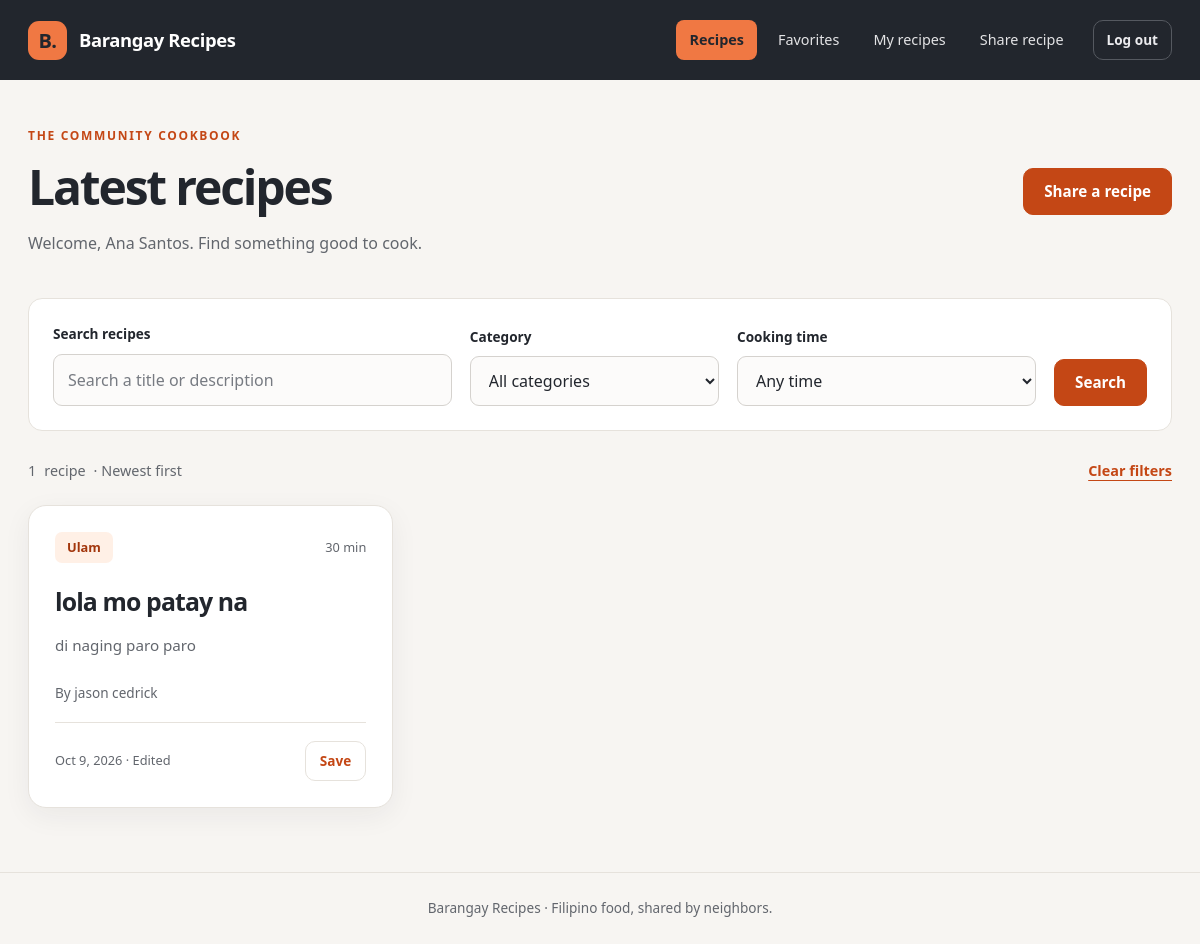
/index.php (signed in), run on the app's committed database.
### tables this page shows
CREATE TABLE `recipes` (
  `id` int(10) UNSIGNED NOT NULL,
  `user_id` int(10) UNSIGNED NOT NULL,
  `category_id` int(10) UNSIGNED NOT NULL,
  `title` varchar(100) NOT NULL,
  `description` varchar(300) NOT NULL,
  `steps` text NOT NULL,
  `cook_minutes` smallint(5) UNSIGNED NOT NULL CHECK (`cook_minutes` between 1 and 1440),
  `created_at` timestamp NOT NULL DEFAULT current_timestamp(),
  `updated_at` timestamp NULL DEFAULT NULL
);

CREATE TABLE `categories` (
  `id` int(10) UNSIGNED NOT NULL,
  `name` varchar(60) NOT NULL
);

CREATE TABLE `users` (
  `id` int(10) UNSIGNED NOT NULL,
  `name` varchar(60) NOT NULL,
  `email` varchar(190) NOT NULL,
  `password_hash` varchar(255) NOT NULL,
  `created_at` timestamp NOT NULL DEFAULT current_timestamp()
);

### includes/functions.php (called while the page is built, shortened)
<?php
require_once __DIR__ . '/../config/database.php';
require_once __DIR__ . '/../classes/Recipe.php';
function e($value)
{
    return htmlspecialchars((string) $value, ENT_QUOTES | ENT_SUBSTITUTE, 'UTF-8');
}
function text($data, $key)
{
    return isset($data[$key]) && is_string($data[$key]) ? trim($data[$key]) : '';
}
function id($value)
{
    return (int) (filter_var($value, FILTER_VALIDATE_INT, ['options' => ['min_range' => 1]]) ?: 0);
}
function postedDate($value)
{
    $date = new DateTime($value, new DateTimeZone('UTC'));
    $date->setTimezone(new DateTimeZone('Asia/Manila'));
    return $date->format('M j, Y');
}

### classes/Recipe.php (called while the page is built, shortened)
<?php
class Recipe
{
    private $db;
    public function __construct($pdo)
    {
        $this->db = $pdo;
    }
    public function all($userId, $search, $category, $minutes, $view)
    {
        $sql = 'SELECT r.*, u.name AS author, c.name AS category,
                EXISTS(SELECT 1 FROM favorites f
                       WHERE f.recipe_id = r.id AND f.user_id = ?) AS saved
                FROM recipes r
                JOIN users u ON r.user_id = u.id
                JOIN categories c ON r.category_id = c.id
                WHERE 1 = 1';
        $values = [$userId];
        $sql .= ' ORDER BY r.created_at DESC, r.id DESC';
        $statement = $this->db->prepare($sql);
        $statement->execute($values);
        return $statement->fetchAll();
    }
}

### index.php (the view, shortened to what this page needs)
<?php
require 'includes/functions.php';
$recipeModel = new Recipe($pdo);
$search = mb_substr(text($_GET, 'search'), 0, 100);
$category = id($_GET['category'] ?? 0);
$minutes = id($_GET['minutes'] ?? 0);
if (!in_array($minutes, [15, 30, 60], true)) {
    $minutes = 0;
}
$view = text($_GET, 'view');
if (!in_array($view, ['all', 'mine', 'favorites'], true)) {
    $view = 'all';
}
$recipes = $recipeModel->all(
    (int) $_SESSION['user_id'],
    $search,
    $category,
    $minutes,
    $view
);
$titles = [
    'all' => 'Latest recipes',
    'mine' => 'My recipes',
    'favorites' => 'My favorites'
];
$pageTitle = $titles[$view];
require 'includes/header.php';
?>
<section aria-labelledby="recipes-title">
    <header class="page-heading">
        <div>
            <span class="eyebrow">THE COMMUNITY COOKBOOK</span>
            <h1 id="recipes-title"><?= e($pageTitle) ?></h1>
            <p>
                Welcome, <?= e($_SESSION['name']) ?>.
                Find something good to cook.
            </p>
        </div>
        <a class="button" href="recipe_form.php">Share a recipe</a>
    </header>
    <form method="get" class="panel filters" role="search">
        <div>
            <label for="search">Search recipes</label>
            <input
                id="search"
                name="search"
                type="search"
                maxlength="100"
                placeholder="Search a title or description"
                value="<?= e($search) ?>"
            >
        </div>
        <div>
            <label for="category">Category</label>
            <select id="category" name="category">
                <option value="">All categories</option>
            </select>
        </div>
        <div>
            <label for="minutes">Cooking time</label>
            <select id="minutes" name="minutes">
                <option value="">Any time</option>
            </select>
        </div>
        <button type="submit">Search</button>
    </form>
    <p class="result-info">
        <span id="recipe-count"><?= count($recipes) ?></span>
        <span id="recipe-word">
            <?= count($recipes) === 1 ? 'recipe' : 'recipes' ?>
        </span>
        · Newest first
        <a href="index.php?view=<?= e($view) ?>">Clear filters</a>
    </p>
    <div class="recipe-grid" data-view="<?= e($view) ?>">
        <?php foreach ($recipes as $recipe): ?>
            <article class="panel recipe-card">
                <header>
                    <div class="card-top">
                        <p class="category-tag">
                            <?= e($recipe['category']) ?>
                        </p>
                        <span class="cook-time">
                            <?= (int) $recipe['cook_minutes'] ?> min
                        </span>
                    </div>
                    <h2>
                        <a href="recipe.php?id=<?= (int) $recipe['id'] ?>">
                            <?= e($recipe['title']) ?>
                        </a>
                    </h2>
                </header>
                <p class="recipe-description">
                    <?= e($recipe['description']) ?>
                </p>
                <p class="meta">
                    By <?= e($recipe['author']) ?>
                </p>
                <footer class="card-footer">
                    <p class="meta">
                        <time datetime="<?= e(
                            str_replace(' ', 'T', $recipe['created_at']) . 'Z'
                        ) ?>">
                            <?= e(postedDate($recipe['created_at'])) ?>
                        </time>
                        <?php if ($recipe['updated_at']): ?>
                            <span> · Edited</span>
                        <?php endif; ?>
                    </p>
                    <button
                        type="button"
                        class="favorite-button"
                        data-id="<?= (int) $recipe['id'] ?>"
                        data-saved="<?= (int) $recipe['saved'] ?>"
                        aria-pressed="<?= $recipe['saved'] ? 'true' : 'false' ?>"
                        aria-label="<?= e(
                            ($recipe['saved'] ? 'Unsave ' : 'Save ')
                            . $recipe['title']
                        ) ?>"
                        data-title="<?= e($recipe['title']) ?>"
                    >
                        <?= $recipe['saved'] ? 'Saved' : 'Save' ?>
                    </button>
                </footer>
            </article>
        <?php endforeach; ?>
    </div>
</section>
<?php require 'includes/footer.php'; ?>

### assets/style.css (style rules this page uses)
:root { --accent: #c44715; --accent-dark: #a3360c; --accent-light: #fff0e6; --background: #f7f5f2; --surface: #ffffff; --text: #22262d; --muted: #62666d; --border: #e6e2dc; --shadow: 0 8px 28px rgba(34, 38, 45, .06); }
* { box-sizing: border-box; }
body { margin: 0; background: var(--background); color: var(--text); font: 16px/1.65 "Segoe UI", Arial, sans-serif; }
a { color: var(--accent); text-underline-offset: 4px; }
h1, h2, h3 { line-height: 1.2; overflow-wrap: anywhere; }
h1 { font-size: clamp(2rem, 4vw, 3.25rem); letter-spacing: -.045em; margin: 0 0 14px; }
h2 { font-size: 1.5rem; letter-spacing: -.025em; margin-top: 0; }
p { margin-top: 0; overflow-wrap: anywhere; }
button, input, textarea, select { font: inherit; }
button, .button { display: inline-flex; align-items: center; justify-content: center; min-height: 46px; padding: 10px 20px; border: 1px solid var(--accent); border-radius: 10px; background: var(--accent); color: white; font-size: .95rem; font-weight: 600; text-decoration: none; cursor: pointer; transition: background .18s, transform .18s, box-shadow .18s; }
.secondary, .favorite-button { background: white; border-color: var(--border); color: var(--accent); }
.page-heading { display: flex; justify-content: space-between; align-items: center; gap: 24px; margin-bottom: 30px; padding: 6px 0 12px; }
.page-heading p { margin: 0; color: var(--muted); }
.eyebrow { display: block; font-size: .75rem; font-weight: 700; letter-spacing: .14em; color: var(--accent); margin-bottom: 12px; }
.panel { background: var(--surface); border: 1px solid var(--border); border-radius: 18px; padding: 28px; box-shadow: var(--shadow); }
label { display: block; font-weight: 600; font-size: .9rem; margin-bottom: 8px; }
input, textarea, select { display: block; width: 100%; min-width: 0; padding: 12px 14px; border: 1px solid #d5d2ce; border-radius: 9px; background: #fcfbfa; color: var(--text); transition: border-color .18s, box-shadow .18s, background .18s; }
input::placeholder, textarea::placeholder { color: #777b82; }
.filters { display: grid; grid-template-columns: 1.6fr 1fr 1.2fr auto; gap: 18px; align-items: end; padding: 24px; border-radius: 14px; box-shadow: none; }
.filters > div { min-width: 0; }
.filters label { font-size: .85rem; }
.result-info { display: flex; align-items: center; gap: 8px; flex-wrap: wrap; margin: 28px 0 22px; font-size: .9rem; color: var(--muted); }
.result-info a { margin-left: auto; font-weight: 600; }
.recipe-grid { display: grid; grid-template-columns: repeat(3, minmax(0, 1fr)); gap: 24px; }
.recipe-card { display: flex; flex-direction: column; padding: 26px; animation: appear .35s ease-out; transition: transform .2s, box-shadow .2s, border-color .2s; }
.card-top { display: flex; align-items: center; justify-content: space-between; flex-wrap: wrap; gap: 10px; margin-bottom: 24px; }
.cook-time { font-size: .8rem; color: var(--muted); white-space: nowrap; }
.recipe-card h2 { font-size: 1.55rem; margin: 0 0 16px; letter-spacing: -.035em; }
.recipe-card h2 a { color: var(--text); text-decoration: none; }
.category-tag { display: inline-block; align-self: start; margin: 0; padding: 5px 12px; border-radius: 7px; background: var(--accent-light); color: var(--accent-dark); font-size: .8rem; font-weight: 650; }
.recipe-description { flex: 1; color: var(--muted); font-size: .95rem; margin-bottom: 24px; }
.meta { font-size: .85rem; color: var(--muted); }
.card-footer { display: flex; align-items: center; justify-content: space-between; gap: 12px; margin-top: 4px; padding-top: 18px; border-top: 1px solid var(--border); }
.card-footer p { margin: 0; font-size: .8rem; }
.card-footer .favorite-button { min-height: 40px; padding: 8px 14px; font-size: .85rem; }

### data on the page
recipes: category.name "Ulam", cook_minutes "30", title "lola mo patay na", description "di naging paro paro", user.name "jason cedrick", created_at "Oct 9, 2026", shows "· Edited"

### other printed values
$pageTitle "Latest recipes"
$_SESSION['name'] "Ana Santos"
count($recipes) "1"
